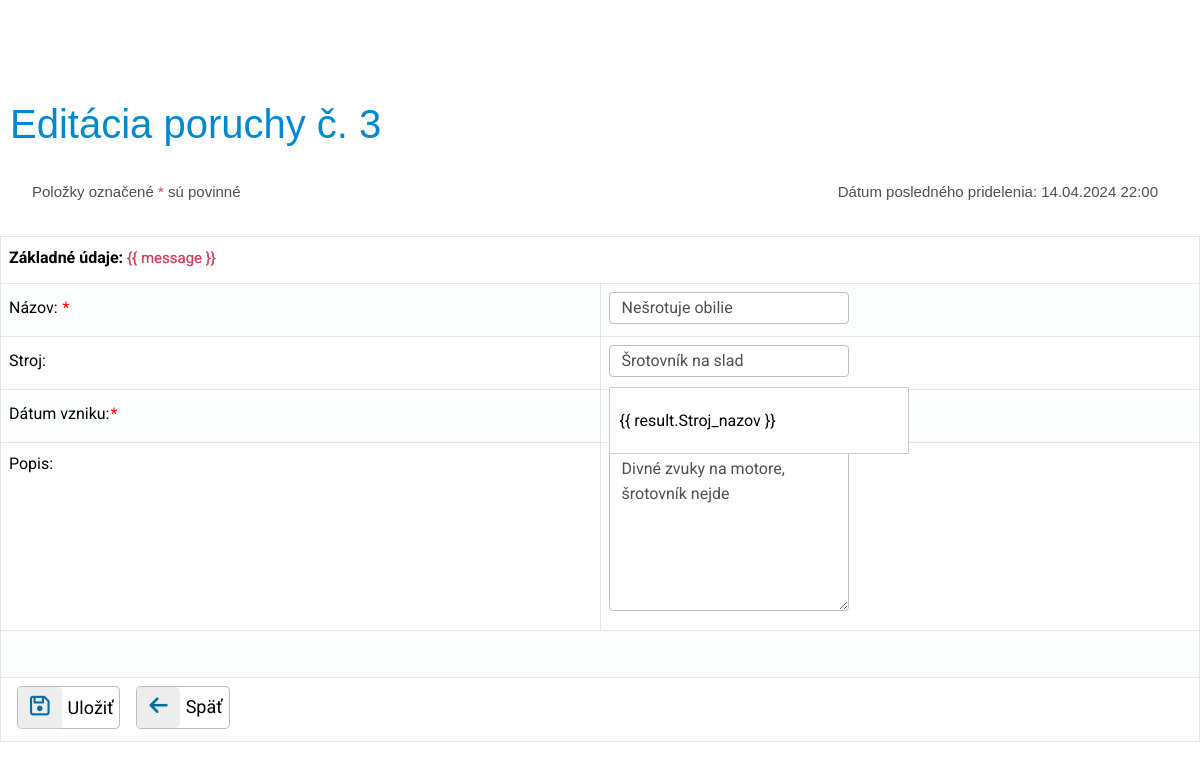
The app's page /src/form/porucha.php?PoruchaID=3 (signed in) with its own data.
### tables this page shows
CREATE TABLE `porucha` (
  `Por_nazov` varchar(50) NOT NULL,
  `Por_popis` varchar(100) DEFAULT NULL,
  `Por_stav` int(11) NOT NULL,
  `Por_datum_vzniku` datetime NOT NULL,
  `Por_datum_pridelenia` datetime DEFAULT NULL,
  `PoruchaID` int(10) UNSIGNED NOT NULL,
  `StrojID` int(10) UNSIGNED DEFAULT NULL,
  `PouzivatelID` int(10) UNSIGNED DEFAULT NULL
);

CREATE TABLE `stroj` (
  `Stroj_nazov` varchar(50) NOT NULL,
  `Stroj_popis` varchar(100) DEFAULT NULL,
  `Stroj_vyrobca` varchar(30) NOT NULL,
  `Stroj_umiestnenie` varchar(30) NOT NULL,
  `Stroj_datum_vyroby` date DEFAULT NULL,
  `Stroj_vyrobne_cislo` varchar(20) NOT NULL,
  `Stroj_evidencne_cislo` varchar(20) NOT NULL,
  `Stroj_datum_prevzatia` date DEFAULT NULL,
  `Stroj_zarucna_doba` int(11) DEFAULT NULL,
  `StrojID` int(10) UNSIGNED NOT NULL,
  `DodavatelID` int(10) UNSIGNED DEFAULT NULL
);

### lib.php (called while the page is built, shortened)
<?php
function strip_tags_html($input) {
	$input = strip_tags($input);
	$input = htmlspecialchars($input);
	return $input;
}
?>

### src/form/porucha.php (the view, shortened to what this page needs)
<!DOCTYPE html>
<html>
<head>
    <?php include_once '../partials/head.php';
    include_once "../../lib.php";
    include '../auth/login.php';
    ?>
</head>
<body>
<?php
mysqli_set_charset($dblink, "utf8mb4");
$PoruchaID=mysqli_real_escape_string($dblink,strip_tags_html($_GET["PoruchaID"]));
$PoruchaID=intval($PoruchaID);
if($PoruchaID)
{
    $zobrazit=strip_tags_html($_GET["zobrazit"]);
    $sql="select * from porucha p LEFT JOIN zamestnanec z ON p.PouzivatelID = z.PouzivatelID LEFT JOIN stroj s ON p.StrojID = s.StrojID WHERE p.PoruchaID = $PoruchaID";
    if($zobrazit)
    {
        $akcia="preview";
        $nadpis = "Porucha č. ".$PoruchaID;
    }
    else
    {
        $akcia = "update";
        $nadpis = "Editácia poruchy č. ".$PoruchaID;
    }
    $vysledok = mysqli_query($dblink,$sql);
    $riadok = mysqli_fetch_assoc($vysledok);
    $Por_nazov = strip_tags_html($riadok["Por_nazov"]);
    $Por_popis = strip_tags_html($riadok["Por_popis"]);
    $Por_datum_pridelenia = strip_tags_html($riadok["Por_datum_pridelenia"]);
    $Stroj_nazov = strip_tags_html($riadok["Stroj_nazov"]);
    if($Por_datum_pridelenia == "0000-00-00 00:00:00") $Por_datum_pridelenia = "";
    else $Por_datum_pridelenia = date("d.m.Y H:i", strtotime($Por_datum_pridelenia));
}
?>
<h1><?php echo $nadpis; ?></h1>
<p>
<form id ="myapp_form" action="../zmena/zmena_poruchy.php" method="POST" onsubmit="return app.strojChecked">
    <?php if($Por_datum_pridelenia): ?>
        <div class="container d-flex align-items-center">
            <p class="oznam text-grey text-start" style="margin-left:-0.625rem!important;">Položky označené <span class="red bold">*</span> sú povinné</p>
            <p class="oznam text-grey text-end " style="margin-left:2rem !important;">Dátum posledného pridelenia: <?php echo $Por_datum_pridelenia;?></p>
        </div>
    <?php else: ?>
        <p class="oznam text-grey text-start">Položky označené <span class="red bold">*</span> sú povinné</p>
    <?php endif; ?>
    <table class="zoznam">
        <tr><td colspan="2"><b>Základné údaje: </b><span class="cervene" v-if="message" >{{ message }}</span></td></tr>
        <tr><td>Názov: <span class="hviezdicka">*</span></td><td style="width:50%;"><input required type="text" class="form-control" name="Por_nazov" value="<?php echo $Por_nazov;?>" <?php echo disabled($akcia);?>/></td></tr>
        <tr><td>Stroj:</td>
            <td>
                <ul>
                    <div>
                        <input
                                class="form-control"
                                type="text"
                                name="Stroj_nazov"
                                v-model="searchInput"
                                placeholder="Vyberte stroj"
                                autocomplete="off"
                                @focus="showResults = true"
                                @blur="showResults = false"
                                @change="checkStroj()"
                                @keydown.down.prevent="moveSelection(1)"
                                @keydown.up.prevent="moveSelection(-1)"
                                @keydown.enter.prevent="selectMachine(filteredMachine[selectedIndex].Stroj_nazov,filteredMachine[selectedIndex].StrojID)"
                                value="<?php echo $Stroj_nazov;?>"
                                <?php echo disabled($akcia);?>
                        />
                        <div class="results zoznam_pozicii" v-if="showResults && filteredMachine.length > 0">
                            <ul>
                                <li
                                        class="pozicie"
                                        v-for="(result, index) in filteredMachine"
                                        :key="index"
                                        v-if="index < 5"
                                        @mouseover="mouseover(index)"
                                        @click="selectMachine(result.Stroj_nazov,result.StrojID)"
                                        @mousedown.prevent
                                        :class="{ selected: selectedIndex === index || mouseIndex === index }"
                                >
                                    {{ result.Stroj_nazov }}
                                </li>
                            </ul>
                        </div>
                    </div>
                </ul>
            </td>
        </tr>
        <tr><td>Dátum vzniku:<span class="hviezdicka">*</span></td><td> </td></tr>
        <tr><td style = "vertical-align:top !important;">Popis:</td><td><textarea type="text" class="form-control" name="Por_popis" <?php echo disabled($akcia); ?>><?php echo $Por_popis;?></textarea></td></tr>
         <tr><td colspan="2"><br></td></tr>
        <tr><td colspan="2">
                <?php if($akcia !='preview'):?>
                <div class="d-flex" style="margin-right: 40px !important;">
                    <button type="submit" title="Uložiť" value="Uložiť"  class="btn-light btn-labeled btn_ikony">
                        <span class="btn-label"><i class="fa-regular fa-floppy-disk"></i></span>Uložiť
                    </button>
                    <button type="submit" name="back" form="back" value="Späť" title="Spať" class="btn-light btn-labeled btn_ikony ">
                        <span class="btn-label"><i class="fa fa-arrow-left" style="font-size: 1.3rem;"></i></span>Späť
                    </button>
                </div>
                <?php else:?>
                    <button type="submit" name="back" form="back" value="Späť" title="Spať" class="btn-light btn-labeled btn_ikony">
                        <span class="btn-label "><i class="fa fa-arrow-left"></i></span>Späť
                    </button>
                <?php endif;?>
                </td></tr>
    </table>
</form>
</p>
</body>
</html>

### records on screen
porucha: Por_datum_pridelenia "14.04.2024 22:00", Por_nazov "Nešrotuje obilie", Stroj_nazov "Šrotovník na slad", Por_popis "Divné zvuky na motore, šrotovník nejde"

### other values on screen
$nadpis "Editácia poruchy č. 3"
